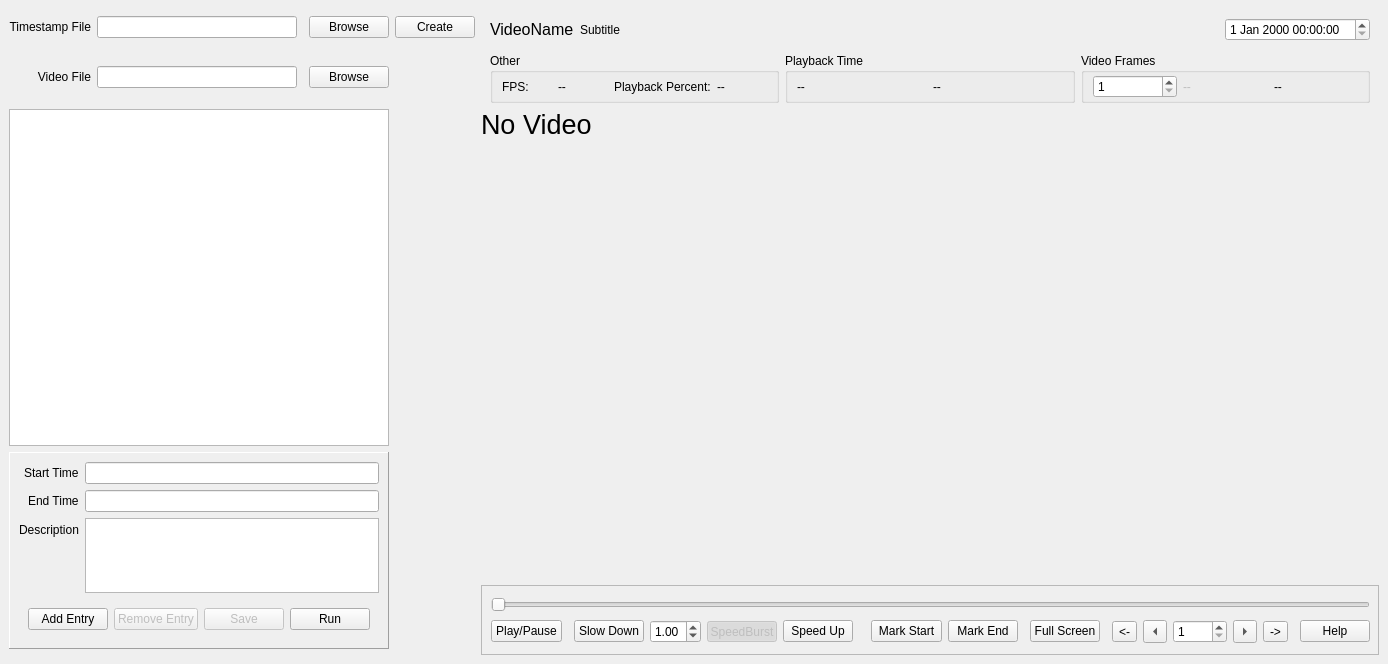
<?xml version="1.0" encoding="UTF-8"?>
<ui version="4.0">
 <class>MainVideoPlayerWindow</class>
 <widget class="QMainWindow" name="MainVideoPlayerWindow">
  <property name="geometry">
   <rect>
    <x>0</x>
    <y>0</y>
    <width>1388</width>
    <height>664</height>
   </rect>
  </property>
  <property name="minimumSize">
   <size>
    <width>1024</width>
    <height>480</height>
   </size>
  </property>
  <property name="windowTitle">
   <string>Video Player</string>
  </property>
  <widget class="QWidget" name="widget_central">
   <layout class="QGridLayout" name="layout_main">
    <item row="1" column="1">
     <widget class="QLineEdit" name="entry_video">
      <property name="autoFillBackground">
       <bool>false</bool>
      </property>
      <property name="readOnly">
       <bool>true</bool>
      </property>
     </widget>
    </item>
    <item row="2" column="0" colspan="4">
     <widget class="TimestampTableView" name="list_timestamp">
      <property name="verticalScrollBarPolicy">
       <enum>Qt::ScrollBarAsNeeded</enum>
      </property>
      <property name="editTriggers">
       <set>QAbstractItemView::NoEditTriggers</set>
      </property>
      <property name="alternatingRowColors">
       <bool>true</bool>
      </property>
      <property name="selectionMode">
       <enum>QAbstractItemView::SingleSelection</enum>
      </property>
      <property name="selectionBehavior">
       <enum>QAbstractItemView::SelectRows</enum>
      </property>
      <attribute name="horizontalHeaderHighlightSections">
       <bool>false</bool>
      </attribute>
      <attribute name="horizontalHeaderStretchLastSection">
       <bool>true</bool>
      </attribute>
      <attribute name="verticalHeaderHighlightSections">
       <bool>false</bool>
      </attribute>
     </widget>
    </item>
    <item row="1" column="3">
     <widget class="QPushButton" name="button_video_browse">
      <property name="text">
       <string>Browse</string>
      </property>
     </widget>
    </item>
    <item row="2" column="5" rowspan="3">
     <widget class="QFrame" name="frame_media">
      <property name="minimumSize">
       <size>
        <width>500</width>
        <height>0</height>
       </size>
      </property>
      <property name="frameShape">
       <enum>QFrame::NoFrame</enum>
      </property>
      <property name="frameShadow">
       <enum>QFrame::Plain</enum>
      </property>
      <property name="lineWidth">
       <number>0</number>
      </property>
      <layout class="QGridLayout" name="gridLayout">
       <property name="leftMargin">
        <number>0</number>
       </property>
       <property name="topMargin">
        <number>0</number>
       </property>
       <property name="rightMargin">
        <number>0</number>
       </property>
       <property name="bottomMargin">
        <number>0</number>
       </property>
       <item row="1" column="0">
        <layout class="QVBoxLayout" name="media_layout">
         <property name="sizeConstraint">
          <enum>QLayout::SetNoConstraint</enum>
         </property>
         <item>
          <widget class="VideoFrame" name="frame_video">
           <property name="minimumSize">
            <size>
             <width>0</width>
             <height>0</height>
            </size>
           </property>
           <property name="focusPolicy">
            <enum>Qt::StrongFocus</enum>
           </property>
           <property name="frameShape">
            <enum>QFrame::NoFrame</enum>
           </property>
           <property name="frameShadow">
            <enum>QFrame::Plain</enum>
           </property>
           <property name="lineWidth">
            <number>0</number>
           </property>
           <widget class="QLabel" name="lblVideoStatusOverlay">
            <property name="geometry">
             <rect>
              <x>0</x>
              <y>0</y>
              <width>231</width>
              <height>31</height>
             </rect>
            </property>
            <property name="font">
             <font>
              <pointsize>20</pointsize>
              <stylestrategy>PreferAntialias</stylestrategy>
             </font>
            </property>
            <property name="text">
             <string>No Video</string>
            </property>
            <property name="textInteractionFlags">
             <set>Qt::NoTextInteraction</set>
            </property>
           </widget>
          </widget>
         </item>
         <item>
          <widget class="QFrame" name="frame_media_control">
           <property name="sizePolicy">
            <sizepolicy hsizetype="Preferred" vsizetype="Expanding">
             <horstretch>0</horstretch>
             <verstretch>0</verstretch>
            </sizepolicy>
           </property>
           <property name="maximumSize">
            <size>
             <width>16777215</width>
             <height>70</height>
            </size>
           </property>
           <property name="frameShape">
            <enum>QFrame::StyledPanel</enum>
           </property>
           <property name="frameShadow">
            <enum>QFrame::Plain</enum>
           </property>
           <property name="lineWidth">
            <number>0</number>
           </property>
           <layout class="QGridLayout" name="gridLayout_2">
            <item row="1" column="2">
             <widget class="QPushButton" name="button_slow_down">
              <property name="sizePolicy">
               <sizepolicy hsizetype="Fixed" vsizetype="Fixed">
                <horstretch>0</horstretch>
                <verstretch>0</verstretch>
               </sizepolicy>
              </property>
              <property name="toolTip">
               <string>Slow down the video</string>
              </property>
              <property name="text">
               <string>Slow Down</string>
              </property>
             </widget>
            </item>
            <item row="1" column="5">
             <widget class="QPushButton" name="button_speed_up">
              <property name="sizePolicy">
               <sizepolicy hsizetype="Fixed" vsizetype="Fixed">
                <horstretch>0</horstretch>
                <verstretch>0</verstretch>
               </sizepolicy>
              </property>
              <property name="toolTip">
               <string>Speed up the video</string>
              </property>
              <property name="text">
               <string>Speed Up</string>
              </property>
             </widget>
            </item>
            <item row="1" column="11">
             <widget class="QPushButton" name="button_full_screen">
              <property name="sizePolicy">
               <sizepolicy hsizetype="Fixed" vsizetype="Fixed">
                <horstretch>0</horstretch>
                <verstretch>0</verstretch>
               </sizepolicy>
              </property>
              <property name="toolTip">
               <string>Set the video to full screen</string>
              </property>
              <property name="text">
               <string>Full Screen</string>
              </property>
             </widget>
            </item>
            <item row="1" column="3">
             <widget class="QDoubleSpinBox" name="doubleSpinBoxPlaybackSpeed">
              <property name="minimum">
               <double>0.200000000000000</double>
              </property>
              <property name="maximum">
               <double>6.000000000000000</double>
              </property>
              <property name="value">
               <double>1.000000000000000</double>
              </property>
             </widget>
            </item>
            <item row="1" column="0">
             <widget class="ToggleButton" name="button_play_pause">
              <property name="sizePolicy">
               <sizepolicy hsizetype="Fixed" vsizetype="Fixed">
                <horstretch>0</horstretch>
                <verstretch>0</verstretch>
               </sizepolicy>
              </property>
              <property name="toolTip">
               <string>Toggle Play/Pause</string>
              </property>
              <property name="text">
               <string>Play/Pause</string>
              </property>
              <property name="checkable">
               <bool>false</bool>
              </property>
             </widget>
            </item>
            <item row="1" column="15">
             <widget class="QSpinBox" name="spinBoxFrameJumpMultiplier">
              <property name="minimum">
               <number>1</number>
              </property>
              <property name="maximum">
               <number>1000</number>
              </property>
             </widget>
            </item>
            <item row="1" column="12">
             <spacer name="horizontalSpacer">
              <property name="orientation">
               <enum>Qt::Horizontal</enum>
              </property>
              <property name="sizeHint" stdset="0">
               <size>
                <width>40</width>
                <height>20</height>
               </size>
              </property>
             </spacer>
            </item>
            <item row="1" column="9">
             <widget class="QPushButton" name="button_mark_end">
              <property name="toolTip">
               <string>Mark the end of the entry</string>
              </property>
              <property name="text">
               <string>Mark End</string>
              </property>
             </widget>
            </item>
            <item row="1" column="19">
             <widget class="QPushButton" name="btnHelp">
              <property name="text">
               <string>Help</string>
              </property>
             </widget>
            </item>
            <item row="1" column="16">
             <widget class="QToolButton" name="btnRight">
              <property name="toolTip">
               <string>Step Frames Right</string>
              </property>
              <property name="text">
               <string>&gt;</string>
              </property>
              <property name="shortcut">
               <string>Right</string>
              </property>
              <property name="arrowType">
               <enum>Qt::RightArrow</enum>
              </property>
             </widget>
            </item>
            <item row="1" column="18">
             <spacer name="horizontalSpacer_3">
              <property name="orientation">
               <enum>Qt::Horizontal</enum>
              </property>
              <property name="sizeHint" stdset="0">
               <size>
                <width>40</width>
                <height>20</height>
               </size>
              </property>
             </spacer>
            </item>
            <item row="1" column="1">
             <spacer name="horizontalSpacer_5">
              <property name="orientation">
               <enum>Qt::Horizontal</enum>
              </property>
              <property name="sizeHint" stdset="0">
               <size>
                <width>40</width>
                <height>20</height>
               </size>
              </property>
             </spacer>
            </item>
            <item row="1" column="13">
             <widget class="QToolButton" name="btnSkipLeft">
              <property name="toolTip">
               <string>Skip Frames Left</string>
              </property>
              <property name="text">
               <string>&lt;-</string>
              </property>
              <property name="shortcut">
               <string>Ctrl+Left</string>
              </property>
             </widget>
            </item>
            <item row="0" column="0" colspan="20">
             <widget class="HighlightedJumpSlider" name="slider_progress">
              <property name="maximum">
               <number>9999</number>
              </property>
              <property name="pageStep">
               <number>1</number>
              </property>
              <property name="orientation">
               <enum>Qt::Horizontal</enum>
              </property>
              <property name="tickPosition">
               <enum>QSlider::NoTicks</enum>
              </property>
             </widget>
            </item>
            <item row="1" column="10">
             <spacer name="horizontalSpacer_7">
              <property name="orientation">
               <enum>Qt::Horizontal</enum>
              </property>
              <property name="sizeHint" stdset="0">
               <size>
                <width>40</width>
                <height>20</height>
               </size>
              </property>
             </spacer>
            </item>
            <item row="1" column="14">
             <widget class="QToolButton" name="btnLeft">
              <property name="toolTip">
               <string>Step Frames Left</string>
              </property>
              <property name="text">
               <string>&lt;</string>
              </property>
              <property name="shortcut">
               <string>Left</string>
              </property>
              <property name="arrowType">
               <enum>Qt::LeftArrow</enum>
              </property>
             </widget>
            </item>
            <item row="1" column="7">
             <spacer name="horizontalSpacer_6">
              <property name="orientation">
               <enum>Qt::Horizontal</enum>
              </property>
              <property name="sizeHint" stdset="0">
               <size>
                <width>40</width>
                <height>20</height>
               </size>
              </property>
             </spacer>
            </item>
            <item row="1" column="8">
             <widget class="QPushButton" name="button_mark_start">
              <property name="toolTip">
               <string>Mark the start of the entry</string>
              </property>
              <property name="text">
               <string>Mark Start</string>
              </property>
             </widget>
            </item>
            <item row="1" column="17">
             <widget class="QToolButton" name="btnSkipRight">
              <property name="toolTip">
               <string>Skip Frames Right</string>
              </property>
              <property name="text">
               <string>-&gt;</string>
              </property>
              <property name="shortcut">
               <string>Ctrl+Right</string>
              </property>
             </widget>
            </item>
            <item row="1" column="4">
             <widget class="QToolButton" name="toolButton_SpeedBurstEnabled">
              <property name="enabled">
               <bool>false</bool>
              </property>
              <property name="statusTip">
               <string>Trigger speedburst with the hotkey</string>
              </property>
              <property name="whatsThis">
               <string>Trigger speedburst with the hotkey</string>
              </property>
              <property name="text">
               <string>SpeedBurst</string>
              </property>
              <property name="checkable">
               <bool>true</bool>
              </property>
              <property name="checked">
               <bool>true</bool>
              </property>
             </widget>
            </item>
           </layout>
          </widget>
         </item>
        </layout>
       </item>
      </layout>
     </widget>
    </item>
    <item row="3" column="0" colspan="4">
     <widget class="QFrame" name="frame_timestamp_detail">
      <property name="sizePolicy">
       <sizepolicy hsizetype="Preferred" vsizetype="Fixed">
        <horstretch>0</horstretch>
        <verstretch>0</verstretch>
       </sizepolicy>
      </property>
      <property name="frameShape">
       <enum>QFrame::Panel</enum>
      </property>
      <property name="frameShadow">
       <enum>QFrame::Raised</enum>
      </property>
      <layout class="QFormLayout" name="formLayout">
       <property name="labelAlignment">
        <set>Qt::AlignRight|Qt::AlignTrailing|Qt::AlignVCenter</set>
       </property>
       <item row="0" column="0">
        <widget class="QLabel" name="label_start_time">
         <property name="text">
          <string>Start Time</string>
         </property>
        </widget>
       </item>
       <item row="0" column="1">
        <widget class="QLineEdit" name="entry_start_time">
         <property name="enabled">
          <bool>true</bool>
         </property>
         <property name="autoFillBackground">
          <bool>false</bool>
         </property>
         <property name="readOnly">
          <bool>true</bool>
         </property>
        </widget>
       </item>
       <item row="1" column="0">
        <widget class="QLabel" name="label_end_time">
         <property name="text">
          <string>End Time</string>
         </property>
        </widget>
       </item>
       <item row="1" column="1">
        <widget class="QLineEdit" name="entry_end_time">
         <property name="enabled">
          <bool>true</bool>
         </property>
         <property name="autoFillBackground">
          <bool>false</bool>
         </property>
         <property name="readOnly">
          <bool>true</bool>
         </property>
        </widget>
       </item>
       <item row="2" column="0">
        <widget class="QLabel" name="label_description">
         <property name="text">
          <string>Description</string>
         </property>
        </widget>
       </item>
       <item row="2" column="1">
        <widget class="PlainTextEdit" name="entry_description">
         <property name="enabled">
          <bool>true</bool>
         </property>
         <property name="maximumSize">
          <size>
           <width>16777215</width>
           <height>75</height>
          </size>
         </property>
         <property name="autoFillBackground">
          <bool>false</bool>
         </property>
        </widget>
       </item>
       <item row="3" column="0" colspan="2">
        <widget class="QFrame" name="frame">
         <property name="frameShape">
          <enum>QFrame::NoFrame</enum>
         </property>
         <property name="frameShadow">
          <enum>QFrame::Plain</enum>
         </property>
         <property name="lineWidth">
          <number>0</number>
         </property>
         <layout class="QHBoxLayout" name="horizontalLayout">
          <item>
           <widget class="QPushButton" name="button_add_entry">
            <property name="text">
             <string>Add Entry</string>
            </property>
           </widget>
          </item>
          <item>
           <widget class="QPushButton" name="button_remove_entry">
            <property name="enabled">
             <bool>false</bool>
            </property>
            <property name="text">
             <string>Remove Entry</string>
            </property>
           </widget>
          </item>
          <item>
           <widget class="QPushButton" name="button_save">
            <property name="enabled">
             <bool>false</bool>
            </property>
            <property name="text">
             <string>Save</string>
            </property>
           </widget>
          </item>
          <item>
           <spacer name="horizontalSpacer_2">
            <property name="orientation">
             <enum>Qt::Horizontal</enum>
            </property>
            <property name="sizeHint" stdset="0">
             <size>
              <width>40</width>
              <height>20</height>
             </size>
            </property>
           </spacer>
          </item>
          <item>
           <widget class="QPushButton" name="button_run">
            <property name="text">
             <string>Run</string>
            </property>
           </widget>
          </item>
         </layout>
        </widget>
       </item>
      </layout>
     </widget>
    </item>
    <item row="0" column="3">
     <widget class="QPushButton" name="button_timestamp_browse">
      <property name="text">
       <string>Browse</string>
      </property>
     </widget>
    </item>
    <item row="0" column="1">
     <widget class="QLineEdit" name="entry_timestamp">
      <property name="sizePolicy">
       <sizepolicy hsizetype="Expanding" vsizetype="Fixed">
        <horstretch>0</horstretch>
        <verstretch>0</verstretch>
       </sizepolicy>
      </property>
      <property name="autoFillBackground">
       <bool>false</bool>
      </property>
      <property name="styleSheet">
       <string notr="true"/>
      </property>
      <property name="readOnly">
       <bool>true</bool>
      </property>
     </widget>
    </item>
    <item row="0" column="4">
     <widget class="QPushButton" name="button_timestamp_create">
      <property name="text">
       <string>Create</string>
      </property>
     </widget>
    </item>
    <item row="1" column="0">
     <widget class="QLabel" name="label_video">
      <property name="text">
       <string>Video File</string>
      </property>
      <property name="alignment">
       <set>Qt::AlignRight|Qt::AlignTrailing|Qt::AlignVCenter</set>
      </property>
     </widget>
    </item>
    <item row="0" column="0">
     <widget class="QLabel" name="label_timestamp">
      <property name="text">
       <string>Timestamp File</string>
      </property>
      <property name="alignment">
       <set>Qt::AlignRight|Qt::AlignTrailing|Qt::AlignVCenter</set>
      </property>
     </widget>
    </item>
    <item row="0" column="5">
     <widget class="QWidget" name="widget" native="true">
      <layout class="QHBoxLayout" name="horizontalLayout_3">
       <property name="topMargin">
        <number>9</number>
       </property>
       <property name="bottomMargin">
        <number>4</number>
       </property>
       <item>
        <widget class="QLabel" name="lblVideoName">
         <property name="font">
          <font>
           <pointsize>12</pointsize>
          </font>
         </property>
         <property name="text">
          <string>VideoName</string>
         </property>
        </widget>
       </item>
       <item>
        <widget class="QLabel" name="lblVideoSubtitle">
         <property name="text">
          <string>Subtitle</string>
         </property>
        </widget>
       </item>
       <item>
        <spacer name="horizontalSpacer_4">
         <property name="orientation">
          <enum>Qt::Horizontal</enum>
         </property>
         <property name="sizeHint" stdset="0">
          <size>
           <width>40</width>
           <height>20</height>
          </size>
         </property>
        </spacer>
       </item>
       <item>
        <widget class="QDateTimeEdit" name="dateTimeEdit">
         <property name="enabled">
          <bool>true</bool>
         </property>
        </widget>
       </item>
      </layout>
     </widget>
    </item>
    <item row="1" column="5">
     <widget class="QWidget" name="widget_2" native="true">
      <layout class="QHBoxLayout" name="horizontalLayout_7">
       <property name="spacing">
        <number>6</number>
       </property>
       <property name="topMargin">
        <number>2</number>
       </property>
       <property name="bottomMargin">
        <number>0</number>
       </property>
       <item>
        <widget class="QGroupBox" name="groupBox_3">
         <property name="enabled">
          <bool>true</bool>
         </property>
         <property name="title">
          <string>Other</string>
         </property>
         <layout class="QHBoxLayout" name="horizontalLayout_6">
          <property name="topMargin">
           <number>2</number>
          </property>
          <property name="bottomMargin">
           <number>2</number>
          </property>
          <item>
           <widget class="QLabel" name="label_2">
            <property name="text">
             <string>FPS:</string>
            </property>
           </widget>
          </item>
          <item>
           <widget class="QLabel" name="lblFileFPS">
            <property name="text">
             <string>--</string>
            </property>
           </widget>
          </item>
          <item>
           <widget class="QLabel" name="label_3">
            <property name="text">
             <string>Playback Percent:</string>
            </property>
           </widget>
          </item>
          <item>
           <widget class="QLabel" name="lblPlaybackPercent">
            <property name="text">
             <string>--</string>
            </property>
           </widget>
          </item>
         </layout>
        </widget>
       </item>
       <item>
        <widget class="QGroupBox" name="groupBox_2">
         <property name="title">
          <string>Playback Time</string>
         </property>
         <layout class="QHBoxLayout" name="horizontalLayout_5">
          <property name="topMargin">
           <number>2</number>
          </property>
          <property name="bottomMargin">
           <number>2</number>
          </property>
          <item>
           <widget class="QLabel" name="lblCurrentTime">
            <property name="text">
             <string>--</string>
            </property>
           </widget>
          </item>
          <item>
           <widget class="QLabel" name="lblTotalDuration">
            <property name="text">
             <string>--</string>
            </property>
           </widget>
          </item>
         </layout>
        </widget>
       </item>
       <item>
        <widget class="QGroupBox" name="groupBox">
         <property name="title">
          <string>Video Frames</string>
         </property>
         <layout class="QHBoxLayout" name="horizontalLayout_4">
          <property name="topMargin">
           <number>2</number>
          </property>
          <property name="bottomMargin">
           <number>2</number>
          </property>
          <item>
           <widget class="QSpinBox" name="spinBoxCurrentFrame">
            <property name="enabled">
             <bool>true</bool>
            </property>
            <property name="buttonSymbols">
             <enum>QAbstractSpinBox::UpDownArrows</enum>
            </property>
            <property name="minimum">
             <number>1</number>
            </property>
            <property name="maximum">
             <number>10000</number>
            </property>
            <property name="value">
             <number>1</number>
            </property>
           </widget>
          </item>
          <item>
           <widget class="QLabel" name="lblCurrentFrame">
            <property name="enabled">
             <bool>false</bool>
            </property>
            <property name="text">
             <string>--</string>
            </property>
           </widget>
          </item>
          <item>
           <widget class="QLabel" name="lblTotalFrames">
            <property name="text">
             <string>--</string>
            </property>
           </widget>
          </item>
         </layout>
        </widget>
       </item>
      </layout>
     </widget>
    </item>
   </layout>
  </widget>
  <action name="actionExit">
   <property name="text">
    <string>Exit</string>
   </property>
  </action>
  <action name="actionTest_Entry">
   <property name="text">
    <string>Test Entry</string>
   </property>
  </action>
 </widget>
 <customwidgets>
  <customwidget>
   <class>VideoFrame</class>
   <extends>QFrame</extends>
   <header>GUI.UI.VideoPlayer</header>
   <container>1</container>
  </customwidget>
  <customwidget>
   <class>HighlightedJumpSlider</class>
   <extends>QSlider</extends>
   <header>GUI.UI.VideoPlayer</header>
  </customwidget>
  <customwidget>
   <class>TimestampTableView</class>
   <extends>QTableView</extends>
   <header>GUI.UI.VideoPlayer</header>
  </customwidget>
  <customwidget>
   <class>PlainTextEdit</class>
   <extends>QPlainTextEdit</extends>
   <header>GUI.UI.VideoPlayer</header>
  </customwidget>
  <customwidget>
   <class>ToggleButton</class>
   <extends>QPushButton</extends>
   <header>GUI.UI.VideoPlayer</header>
  </customwidget>
 </customwidgets>
 <resources/>
 <connections/>
</ui>
